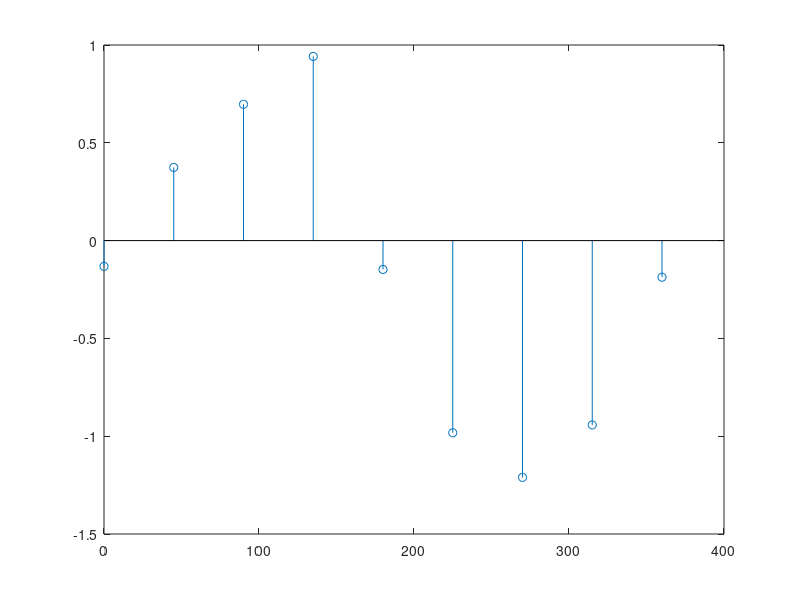

MATLAB code to generate this figure: (Note: this script raises an error after producing the figure.)
clear
clc
close all

X = 0:45:360;
R = (rand(1,length(X)) - 0.5)./1.2
Y = sind(X) + R;
figure, stem(X,Y);

for i = 1:360
    x0 = i;
    y0 = Nearest(X,Y,x0);
    X1(i) = x0;
    Y1(i) = y0;
    
    y0 = Linear(X,Y,x0);
    Y2(i) = y0;
    
    y0 = Newton(X,Y,x0);
    Y3(i) = y0;
    
    y0 = Lagrange(X,Y,x0);
    Y4(i) = y0;
    
    y0 = MNK(X,Y,x0,3);
    Y5(i) = y0;
    
    y0 = Spline(X,Y,x0);
    Y6(i) = y0;
end

figure(2), plot(X1,Y3, X1,Y4,X1,Y5, X1,Y6);
legend('Newton', 'Lagrange','MNK','Spline');

